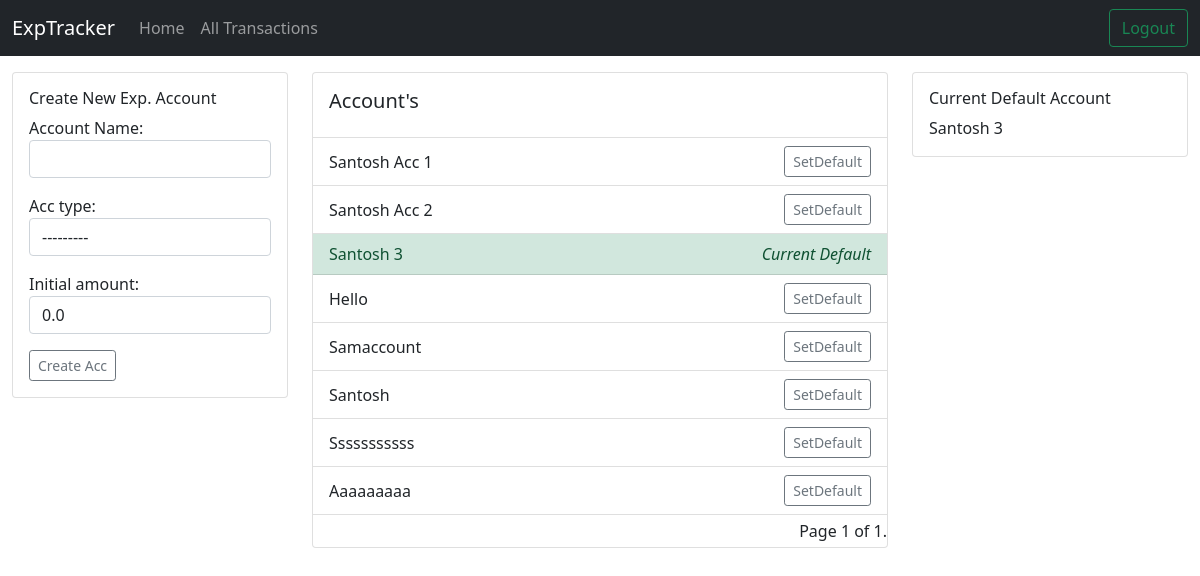
The page /mysite/expaccounts/ (signed in) on the database its author committed.
### mysite/models.py (models this page shows, shortened)
class ExpAccounts(models.Model):
    acc_name = models.CharField('Account Name', max_length=100)
    acc_type = models.CharField(max_length=60, choices=[('personal', 'Personal'), ('commercial', 'Commercial'), ('other', 'Other')])
    initial_amount = models.FloatField(default=0.0)
    rem_amount = models.FloatField(default=0.0)
    status = models.IntegerField(default=0)
    date_created = models.DateField(default=timezone.now)
    user_acc = models.ForeignKey(User, on_delete=models.CASCADE)

### mysite/views.py (the view, shortened to what this page needs)
# urls.py: path('expaccounts/', expaccounts, name='expaccounts'),
@login_required
def expaccounts(request):
    form = ExpAccountForm(request.POST or None)
    data = {'form': form}
    try:
        print("First Try block...")
        all_acc = ExpAccounts.objects.filter(user_acc=request.user)
        paginator = Paginator(all_acc, 10)
        page_number = request.GET.get('page')
        page_obj = paginator.get_page(page_number)
    except ExpAccounts.DoesNotExist:
        print("First except block")
    try:
        print("Second Try block...")
        def_acc = ExpAccounts.objects.filter(status=1, user_acc=request.user).get()
    except ExpAccounts.DoesNotExist:
        print("second Except block...")
        def_acc = None
    data['page_obj'] = page_obj
    data['def_acc'] = def_acc
    return render(request, 'mysite/pages/accounts.html', data)

### mysite/forms.py (shortened to what this page needs)
class ExpAccountForm(forms.ModelForm):
    class Meta:
        model = ExpAccounts
        fields = ['acc_name', 'acc_type', 'initial_amount']
        widgets = {
            'acc_name': forms.TextInput(attrs={'class': 'form-control'}),
            'acc_type': forms.Select(attrs={'class': 'form-control'}),
            'initial_amount': forms.TextInput(attrs={'class': 'form-control'}),
        }

### mysite/templates/mysite/pages/accounts.html (shortened to what this page needs)
{% extends 'mysite/base.html' %}
{% block navlist %}
<li class="nav-item">
  <a class="nav-link" href="{% url 'mysite:home' %}">Home</a>
</li>
  <li class="nav-item">
    <a class="nav-link" href="{% url 'mysite:alltransactions' %}">All Transactions</a>
  </li>
{% endblock %}
{% block rightsidebtn %}
<div class="d-flex">
    <a href="{% url 'accounts:logout_user' %}" class="btn btn-outline-success"> Logout </a>
</div>
{% endblock %}
{% block content %}
  <div class="container-fluid mt-3">
    <div class="row">
      <div class="col-sm-12 col-md-12 col-lg-3 col-xl-3" >
        <div class="card" >
          <div class="card-body">
            <h6 class="card-title">Create New Exp. Account</h6>
            <div class="card-text">
              <form method="post" action="">
                {{ form.as_p }}
                <button type="submit" class="btn btn-sm btn-outline-secondary">Create Acc</button>
              </form>
            </div>
          </div>
        </div>
      </div>
      <div class="col-sm-12 col-md-12 col-lg-6 col-xl-6">
        <div class="card" >
          <div class="card-body">
            <h5 class="card-title">Account's</h5>
          </div>
          {% if page_obj %}
          <ul class="list-group list-group-flush">
            {% for acc in page_obj %}
            {% if acc.status == 1 %}
            <li class="list-group-item d-flex justify-content-between align-items-center list-group-item-success">
              {{ acc.acc_name|title }}
              <span class="fst-italic">Current Default</span>
            </li>
            {% else %}
            <li class="list-group-item d-flex justify-content-between align-items-center">
              {{ acc.acc_name|title }}
              <form action="{% url 'mysite:setDefaultAcc' %}" method="post">
              <button class="btn btn-sm btn-outline-secondary" >SetDefault</button>
              </form>
            </li>
            {% endif %}
            {% endfor %}
          </ul>
          <nav class="mt-1 mb-1">
            <div class="pagination justify-content-end">
              <span class="step-links">
                  <span class="current">
                      Page {{ page_obj.number }} of {{ page_obj.paginator.num_pages }}.
                  </span>
              </span>
          </div>
          </nav>
          {% endif %}
        </div>
      </div>
      <div class="col-sm-12 col-md-12 col-lg-3 col-xl-3">
        <div class="card">
          <div class="card-body">
            <h6 class="card-title">Current Default Account</h6>
              {% if def_acc %}
                <p class="card-text">{{ def_acc.acc_name|title }}</p>
              {% endif %}
          </div>
        </div>
       </div>
    </div>
  </div>
{% endblock %}

### rows shown on the page
ExpAccounts: acc_name "Santosh Acc 1"
ExpAccounts: acc_name "Santosh Acc 2"
ExpAccounts: acc_name "Santosh 3"
ExpAccounts: acc_name "Hello"
ExpAccounts: acc_name "Samaccount"
ExpAccounts: acc_name "Santosh"
ExpAccounts: acc_name "Sssssssssss"
ExpAccounts: acc_name "Aaaaaaaaa"

### other values the page prints
{{ page_obj.number }} "1"
{{ page_obj.paginator.num_pages }} "1"
